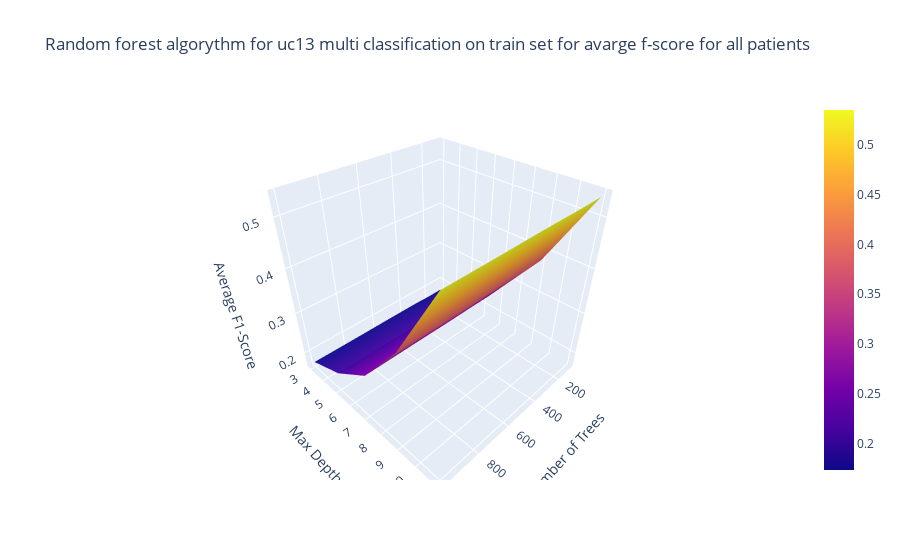

Notebook code cell kept with this figure:
### Code cell
import plotly.graph_objects as go
import numpy as np
from scipy.interpolate import griddata

def plot_uc13_3d_n_trees_max_depth_avg_f1_score(df, title):
    average_df = df.groupby(['n_trees', 'max_depth'], as_index=False)['f1-score'].mean()

    n_trees = np.unique(average_df['n_trees'])
    max_depth = np.unique(average_df['max_depth'])
    n_trees, max_depth = np.meshgrid(n_trees, max_depth)
                        
    Z = griddata((average_df['n_trees'], average_df['max_depth']), average_df['f1-score'],(n_trees, max_depth), method='cubic')


    fig = go.Figure(go.Surface(x=n_trees,y=max_depth,z=Z))

    fig.update_layout(scene=dict(
                        xaxis_title='Number of Trees',
                        yaxis_title='Max Depth',
                        zaxis_title='Average F1-Score'),
                        scene_camera=dict(up=dict(x=0, y=0, z=1),
                        center=dict(x=0, y=0, z=0),
                        eye=dict(x=1.25, y=1.25, z=1.25)))

    fig.update_layout(title=title)
    fig.show()

def plot_uc13_2d_n_trees_avg_f1_score(df, title):
    print(df)
    average_df = df.groupby(['n_trees', 'max_depth'], as_index=False)['f1-score'].mean()
    for max_depth in np.unique(average_df['max_depth']):
      subset_df = average_df[average_df['max_depth'] == max_depth]
      
      plt.plot(subset_df['n_trees'], subset_df['f1-score'], label=f'max_depth={max_depth}', marker='o')

    plt.xlabel('Number of Trees')
    plt.ylabel('f1-score')
    plt.title(title)

    plt.legend(title='Max Depth')
    plt.legend(loc='lower right')
    plt.show()

def plot_uc13_2d_n_trees_fixdepth_each_patient_avg_f1_score(df, title, max_depth_value=11):
    df = df[df["max_depth"] == max_depth_value]
    average_df = df.groupby(['patient_id','n_trees'], as_index=False)['f1-score'].mean()
    print(average_df)
    for patient_id in np.unique(average_df['patient_id']):
      subset_df = average_df[average_df['patient_id'] == patient_id]
      
      plt.plot(subset_df['n_trees'], subset_df['f1-score'], label=f'patient_id={patient_id}', marker='o')

    plt.xlabel('Number of Trees')
    plt.ylabel('f1-score')
    plt.title(title)

    matplotlib.legend.DraggableLegend(plt.legend(title='patient_id'), use_blit=False, update='loc')
    plt.show()

plot_uc13_3d_n_trees_max_depth_avg_f1_score(df_uc13_train_multiclass, 'Random forest algorythm for uc13 multi classification on train set for avarge f-score for all patients')

### Figure 1 — Plotly figure (JSON) as saved in the notebook; plotly's stock layout.template omitted (floating-point values rounded to 4 significant figures)
{"data": [{"type": "surface", "x": [[100, 200, 300, 500, 700, 1000], [100, 200, 300, 500, 700, 1000], [100, 200, 300, 500, 700, 1000], [100, 200, 300, 500, 700, 1000], [100, 200, 300, 500, 700, 1000]], "y": [[3, 3, 3, 3, 3, 3], [5, 5, 5, 5, 5, 5], [7, 7, 7, 7, 7, 7], [9, 9, 9, 9, 9, 9], [11, 11, 11, 11, 11, 11]], "z": [[0.1738, 0.1733, 0.1748, 0.1748, 0.1743, 0.1743], [0.2076, 0.2081, 0.2067, 0.2067, 0.2071, 0.2071], [0.2671, 0.2657, 0.2662, 0.2657, 0.2662, 0.2662], [0.3781, 0.3776, 0.38, 0.3781, 0.3781, 0.3786], [0.5352, 0.5348, 0.5348, 0.5352, 0.5348, 0.5348]]}], "layout": {"scene": {"camera": {"center": {"x": 0, "y": 0, "z": 0}, "eye": {"x": 1.25, "y": 1.25, "z": 1.25}, "up": {"x": 0, "y": 0, "z": 1}}, "xaxis": {"title": {"text": "Number of Trees"}}, "yaxis": {"title": {"text": "Max Depth"}}, "zaxis": {"title": {"text": "Average F1-Score"}}}, "title": {"text": "Random forest algorythm for uc13 multi classification on train set for avarge f-score for all patients"}}}
